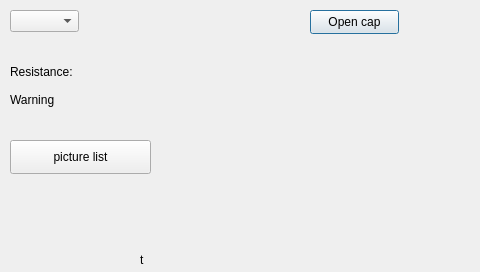
<?xml version="1.0" encoding="UTF-8"?>
<ui version="4.0">
 <class>Qt1</class>
 <widget class="QDialog" name="Qt1">
  <property name="geometry">
   <rect>
    <x>0</x>
    <y>0</y>
    <width>480</width>
    <height>272</height>
   </rect>
  </property>
  <property name="windowTitle">
   <string>Dialog</string>
  </property>
  <widget class="QLabel" name="lb_time">
   <property name="geometry">
    <rect>
     <x>140</x>
     <y>250</y>
     <width>191</width>
     <height>20</height>
    </rect>
   </property>
   <property name="text">
    <string>t</string>
   </property>
  </widget>
  <widget class="QLabel" name="lb_pic">
   <property name="geometry">
    <rect>
     <x>230</x>
     <y>60</y>
     <width>241</width>
     <height>131</height>
    </rect>
   </property>
   <property name="text">
    <string/>
   </property>
  </widget>
  <widget class="QComboBox" name="comboBox">
   <property name="geometry">
    <rect>
     <x>10</x>
     <y>10</y>
     <width>69</width>
     <height>22</height>
    </rect>
   </property>
  </widget>
  <widget class="QPushButton" name="OpenButton">
   <property name="geometry">
    <rect>
     <x>310</x>
     <y>10</y>
     <width>89</width>
     <height>24</height>
    </rect>
   </property>
   <property name="text">
    <string>Open cap</string>
   </property>
  </widget>
  <widget class="QWidget" name="verticalLayoutWidget">
   <property name="geometry">
    <rect>
     <x>110</x>
     <y>60</y>
     <width>101</width>
     <height>51</height>
    </rect>
   </property>
   <layout class="QVBoxLayout" name="verticalLayout">
    <item>
     <widget class="QLabel" name="label_resistor">
      <property name="text">
       <string/>
      </property>
     </widget>
    </item>
    <item>
     <widget class="QLabel" name="label_warning">
      <property name="text">
       <string/>
      </property>
     </widget>
    </item>
   </layout>
  </widget>
  <widget class="QWidget" name="verticalLayoutWidget_2">
   <property name="geometry">
    <rect>
     <x>10</x>
     <y>60</y>
     <width>101</width>
     <height>51</height>
    </rect>
   </property>
   <layout class="QVBoxLayout" name="verticalLayout_2">
    <item>
     <widget class="QLabel" name="label_3">
      <property name="text">
       <string>Resistance:</string>
      </property>
     </widget>
    </item>
    <item>
     <widget class="QLabel" name="label_4">
      <property name="text">
       <string>Warning</string>
      </property>
     </widget>
    </item>
   </layout>
  </widget>
  <widget class="QPushButton" name="pic_listButton">
   <property name="geometry">
    <rect>
     <x>10</x>
     <y>140</y>
     <width>141</width>
     <height>34</height>
    </rect>
   </property>
   <property name="text">
    <string>picture list</string>
   </property>
  </widget>
 </widget>
 <resources/>
 <connections/>
</ui>
